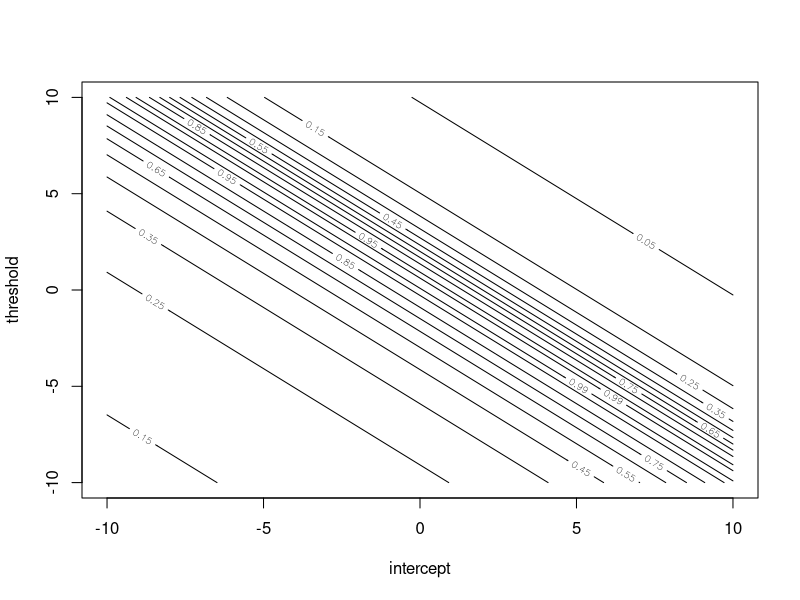

Source code (R):
################################################################
## Identification in logit regression
## Author: Pablo Barberá
## Quant III Lab 5
## October 3th 2013
################################################################

## What happens when we try to estimate a logit/probit model with intercept
## and a threshold parameter?

## log.lk function adding an ancillary parameter
logit.loglk <- function(pars, X, y){
    a <- pars[1]
    b <- pars[2:length(pars)]
    loglk <- sum(y * plogis(a + X%*%b, log.p=TRUE) + (1-y) * plogis(-(a + X%*%b), log.p=TRUE))
    return(-loglk)
}

# reading the data
data <- read.csv("lab3_data.csv", stringsAsFactors=F)

# data
y <- data$twitter
X <- cbind(1, as.matrix(data[,2:3])) ## adding a column of 1's for intercept
k <- dim(X)[[2]] ## number of variables

# 'correct' values
summary(glm(twitter ~ age + female,
    data=data, family=binomial(link="logit")))

# ML estimation
inits <- rep(0, k+1)
logit <- optim(par = inits, logit.loglk, X=X, y=y, method="BFGS", hessian = T)
logit$par

# what happens when we choose different initial values?
inits <- c(-10, 10, rep(0, k-1))
logit <- optim(par = inits, logit.loglk, X=X, y=y, method="BFGS", hessian = T)
logit$par

# what happens to standard errors?
inits <- rep(0, k+1)
logit <- optim(par = inits, logit.loglk, X=X, y=y, method="BFGS", hessian = T)
logit$par
round(sqrt(diag(solve(logit$hessian))), 3)

inits <- c(-10, 10, rep(0, k-1))
logit <- optim(par = inits, logit.loglk, X=X, y=y, method="BFGS", hessian = T)
logit$par
round(sqrt(diag(solve(logit$hessian))), 3)

# another way to understand this problem:
intercepts <- seq(-10, 10, .10)
thresholds <- seq(-10, 10, .10)
lks <- matrix(NA, nrow=length(intercepts), ncol=length(thresholds))

for (i in 1:length(intercepts)){
    for (j in 1:length(thresholds)){
        lks[i,j] <- -logit.loglk(pars=c(intercepts[i], thresholds[j], logit$par[3:4]), X, y)
    }
}   

lks <- max(lks)/lks

contours <- c(seq(.05, .95, .10), .99)
contour(x=intercepts, y=thresholds, z=lks,
    levels=contours, cex=2, xlab="intercept", ylab="threshold")








